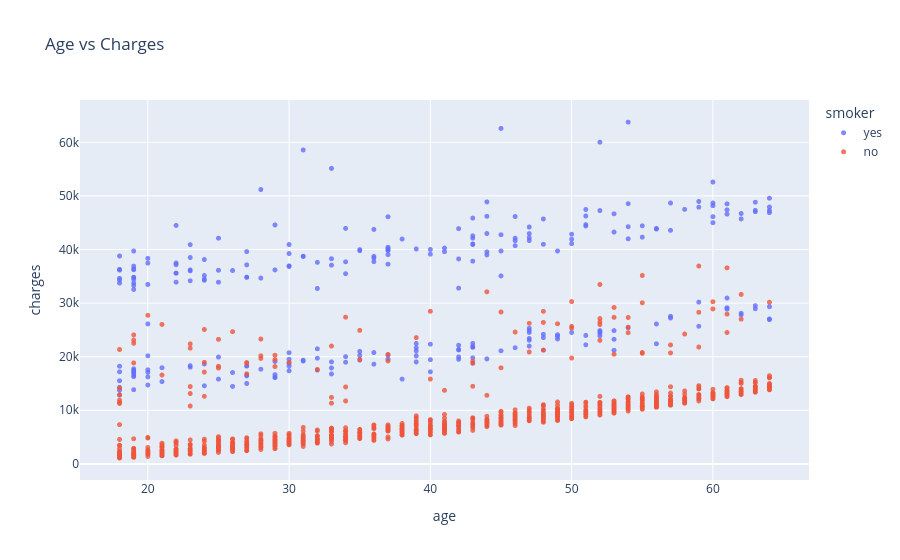

The notebook cell this image was saved under:
### Code cell
fig =px.scatter(medical_df,
                x='age',y='charges',
                color='smoker',
                opacity=0.8,
                hover_data=['sex'],
                title='Age vs Charges')
fig.update_traces(marker_size=5)
fig.show()

### Figure 1 — Plotly figure (JSON) as saved in the notebook; plotly's stock layout.template omitted (floating-point values rounded to 4 significant figures; data arrays with more than 128 entries replaced by an {"elided": "..."} marker saying what was removed)
{"data": [{"customdata": {"elided": "274x1 str values"}, "hovertemplate": "smoker=yes<br>age=%{x}<br>charges=%{y}<br>sex=%{customdata[0]}<extra></extra>", "legendgroup": "yes", "marker": {"color": "#636efa", "opacity": 0.8, "size": 5, "symbol": "circle"}, "mode": "markers", "name": "yes", "showlegend": true, "type": "scattergl", "x": {"elided": "274 int values"}, "xaxis": "x", "y": {"elided": "274 float values"}, "yaxis": "y"}, {"customdata": {"elided": "1064x1 str values"}, "hovertemplate": "smoker=no<br>age=%{x}<br>charges=%{y}<br>sex=%{customdata[0]}<extra></extra>", "legendgroup": "no", "marker": {"color": "#EF553B", "opacity": 0.8, "size": 5, "symbol": "circle"}, "mode": "markers", "name": "no", "showlegend": true, "type": "scattergl", "x": {"elided": "1064 int values"}, "xaxis": "x", "y": {"elided": "1064 float values"}, "yaxis": "y"}], "layout": {"legend": {"title": {"text": "smoker"}, "tracegroupgap": 0}, "title": {"text": "Age vs Charges"}, "xaxis": {"anchor": "y", "domain": [0, 1], "title": {"text": "age"}}, "yaxis": {"anchor": "x", "domain": [0, 1], "title": {"text": "charges"}}}}
